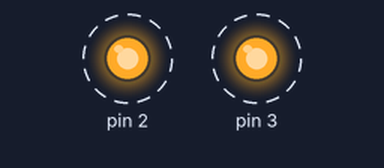
This sketch was run on a simulated Arduino Uno, built with avr-gcc and run on an emulated ATmega328P. On the bench: output pins drawn as LEDs (lit = HIGH). Dashed ring = blinking. What the sketch prints to the serial monitor is not drawn.

Above: at 0.5 s.
Timing chart, 0 to 4.6 s (numbered marks = the images above):
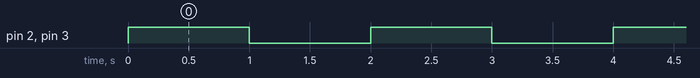

The sketch:

test_to_delete.ino
```cpp
void setup() {
  // put your setup code here, to run once:
Serial.begin(9600);
pinMode(2, OUTPUT);
pinMode(3, OUTPUT);
}

void loop() {
  // put your main code here, to run repeatedly:
digitalWrite(2, HIGH);
digitalWrite(3, HIGH);
Serial.println("please");
delay(1000);
digitalWrite(2, LOW);
digitalWrite(3, LOW);
Serial.println("work");
delay(1000);
}
```

Measured:
- by itself, pin 2, pin 3: alternates HIGH for 1.0 s and LOW for 1.0 s
